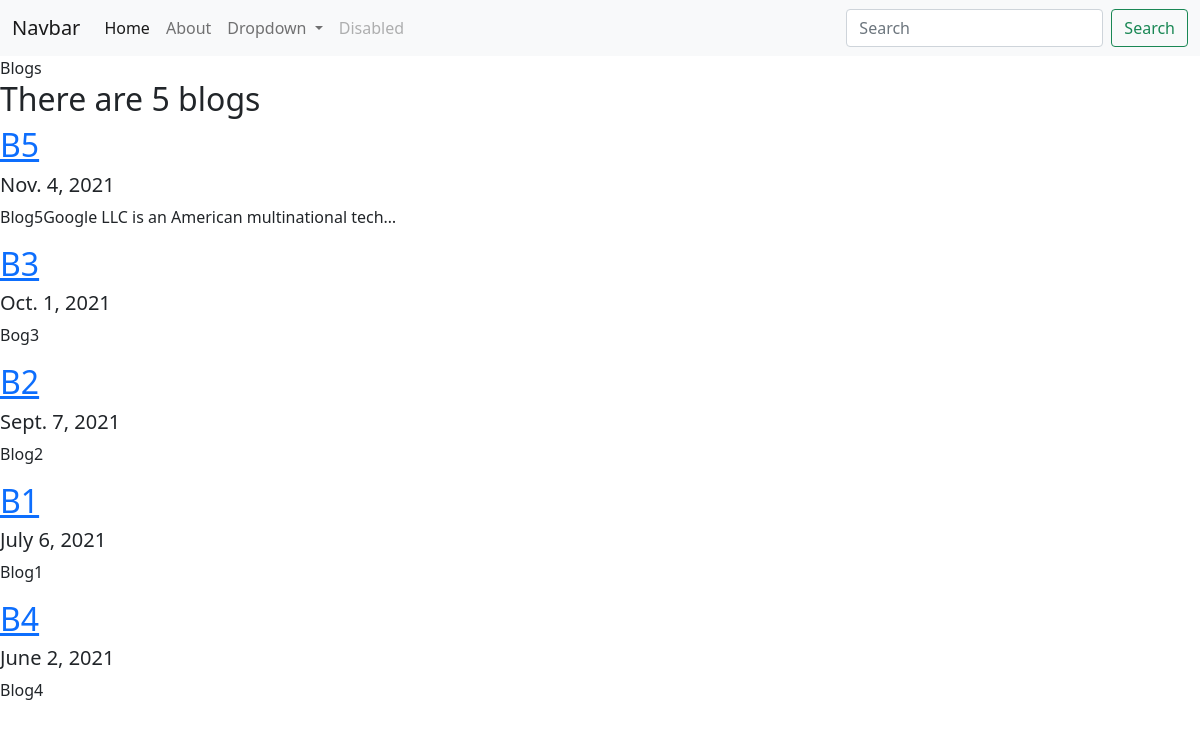
Screenshot of /blog/ with the database file from the repository.
### blog/models.py (models this page shows, shortened)
class Blog(models.Model):
    title=models.CharField(max_length=150)
    date=models.DateField()
    description=models.TextField(max_length=300)

### blog/views.py (the view)
# urls.py: path('',views.all_blogs,name='all_blogs'),
def all_blogs(request):
    blogs=Blog.objects.order_by('-date')
    return render(request,'blog/all_blogs.html',{'blogs':blogs})

### blog/templates/blog/all_blogs.html
{% extends 'portfolio/base.html' %}
{% block content %}
    Blogs
    <h2>There are {{ blogs.count }} blog{{ blogs.count|pluralize }}</h2>
    {% for blog in blogs %}
    <a href="{% url 'blog:detail' blog.id %}"><h2>{{ blog.title }}</h2></a>
    <h5>{{ blog.date }}</h5>
    <p>{{ blog.description|striptags|truncatechars:50 }}</p>
    {% endfor %}
    {% endblock %}

### rows the page displays
Blog: title "B5", date "Nov. 4, 2021", description "Blog5Google LLC is an American multinational tech…"
Blog: title "B3", date "Oct. 1, 2021", description "Bog3"
Blog: title "B2", date "Sept. 7, 2021", description "Blog2"
Blog: title "B1", date "July 6, 2021", description "Blog1"
Blog: title "B4", date "June 2, 2021", description "Blog4"

### other values shown
{{ blogs.count }} "5"
